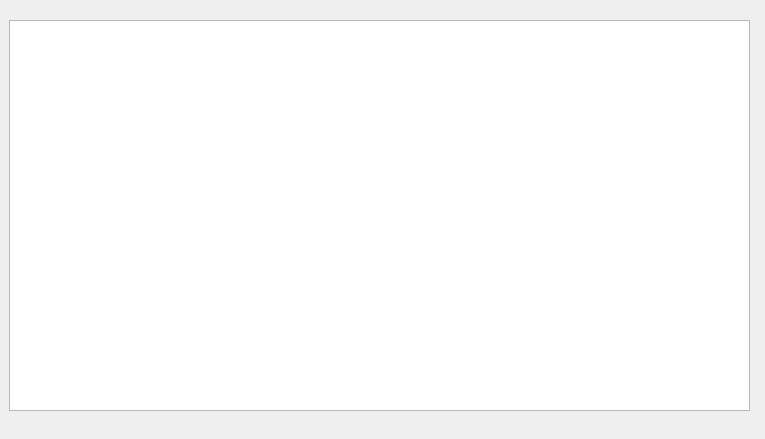
<?xml version="1.0" encoding="UTF-8"?>
<ui version="4.0">
 <class>Form</class>
 <widget class="QWidget" name="Form">
  <property name="geometry">
   <rect>
    <x>0</x>
    <y>0</y>
    <width>765</width>
    <height>439</height>
   </rect>
  </property>
  <property name="windowTitle">
   <string>Экспрессо</string>
  </property>
  <widget class="QTableWidget" name="tableWidget">
   <property name="geometry">
    <rect>
     <x>9</x>
     <y>20</y>
     <width>741</width>
     <height>391</height>
    </rect>
   </property>
  </widget>
 </widget>
 <resources/>
 <connections/>
</ui>
